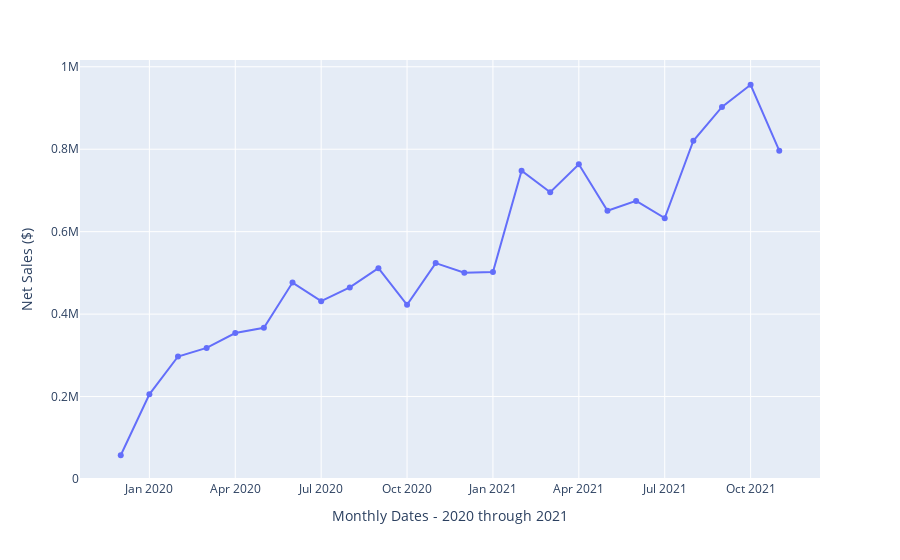

Notebook code for this chart:
### Code cell
x=df.date
y=df.sales
fig = px.line(df, x=x, y=y,
              ## title="Vitamin Ventures Total Net Sales - 2020 through 2021",
              labels=dict(date="Monthly Dates - 2020 through 2021",
                     sales="Net Sales ($)"),
              markers = True,
)
fig.update_layout(
              xaxis = dict(
              tickmode = 'array',
              tickvals = [1, 4, 7, 10, 13, 16, 19, 22],
              ticktext = ['Jan 2020', 'Apr 2020', 'Jul 2020', 'Oct 2020', 'Jan 2021', 'Apr 2021','Jul 2021','Oct 2021']
       )
              )

fig.show()
fig.write_html("../Graphs/Total_Net_Sales_2020-2021_line.html")

### Figure 1 — Plotly figure (JSON) as saved in the notebook; plotly's stock layout.template omitted (floating-point values rounded to 4 significant figures)
{"data": [{"hovertemplate": "Monthly Dates - 2020 through 2021=%{x}<br>Net Sales ($)=%{y}<extra></extra>", "legendgroup": "", "line": {"color": "#636efa", "dash": "solid"}, "marker": {"symbol": "circle"}, "mode": "markers+lines", "name": "", "orientation": "v", "showlegend": false, "type": "scatter", "x": ["1/1/2020", "2/1/2020", "3/1/2020", "4/1/2020", "5/1/2020", "6/1/2020", "7/1/2020", "8/1/2020", "9/1/2020", "10/1/2020", "11/1/2020", "12/1/2020", "1/1/2021", "2/1/2021", "3/1/2021", "4/1/2021", "5/1/2021", "6/1/2021", "7/1/2021", "8/1/2021", "9/1/2021", "10/1/2021", "11/1/2021", "12/1/2021"], "xaxis": "x", "y": [57640.0, 205400.0, 297200.0, 318100.0, 354200.0, 366900.0, 476500.0, 431400.0, 464800.0, 511300.0, 422600.0, 523800.0, 500500.0, 502200.0, 748000.0, 695800.0, 763600.0, 650600.0, 674600.0, 632800.0, 820500.0, 902500.0, 956400.0, 796400.0], "yaxis": "y"}], "layout": {"legend": {"tracegroupgap": 0}, "margin": {"t": 60}, "xaxis": {"anchor": "y", "domain": [0, 1], "tickmode": "array", "ticktext": ["Jan 2020", "Apr 2020", "Jul 2020", "Oct 2020", "Jan 2021", "Apr 2021", "Jul 2021", "Oct 2021"], "tickvals": [1, 4, 7, 10, 13, 16, 19, 22], "title": {"text": "Monthly Dates - 2020 through 2021"}}, "yaxis": {"anchor": "x", "domain": [0, 1], "title": {"text": "Net Sales ($)"}}}}
